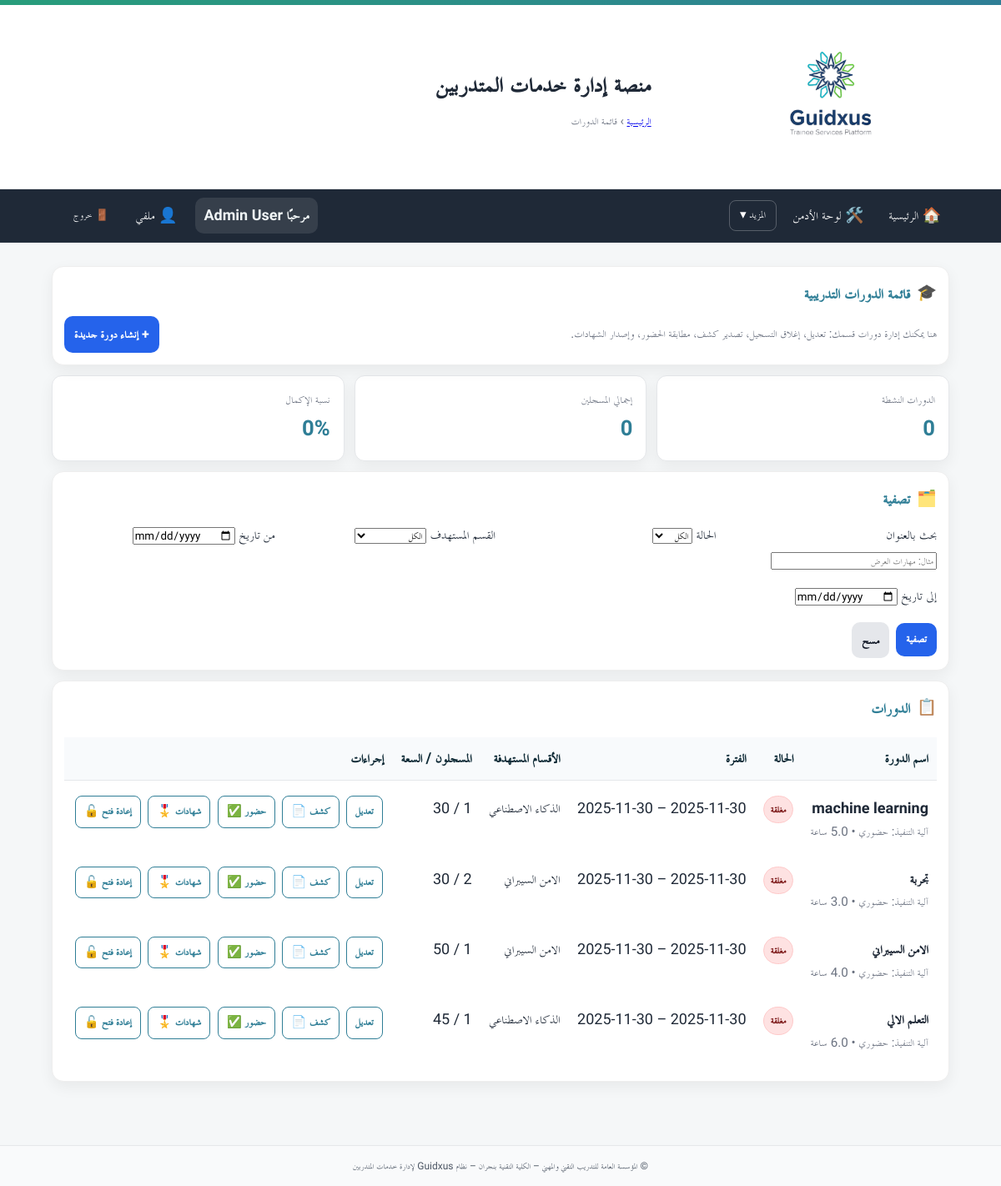
/hod/courses (signed in), run on the app's committed database.
### app/models.py (models this page shows)
class User(Base):
    __tablename__ = "users"
    id = Column(Integer, primary_key=True, autoincrement=True)
    full_name = Column(String(255), nullable=False)
    username = Column(String(100), unique=True, nullable=False, index=True)
    password_hash = Column(String(255), nullable=False)
    is_admin = Column(Boolean, default=False, nullable=False)   # سوبر أدمن (صلاحيات كاملة)
    is_college_admin = Column(Boolean, default=False, nullable=False)  # أدمن كلية (صلاحيات في نطاق كلية واحدة)
    college_admin_college = Column(String(255), nullable=True)  # الكلية التي يديرها أدمن الكلية
    is_hod = Column(Boolean, default=False, nullable=False)      # رئيس قسم؟
    is_doc = Column(Boolean, default=False, nullable=False)      # 👈 طبيب الكلية (جديد)
    hod_college = Column(String(255), nullable=True)             # كلية رئيس القسم (إن وُجد)
    is_active = Column(Boolean, default=True, nullable=False)
    must_change_password = Column(Boolean, default=True, nullable=False)  # يجب تغيير كلمة المرور عند أول دخول
    created_at = Column(DateTime, server_default=func.now(), nullable=False)
    updated_at = Column(DateTime, onupdate=func.now())
    headed_departments = relationship(
        "Department",
        back_populates="head_user",
        foreign_keys="Department.head_user_id",
        lazy="selectin",
    )

class Course(Base):
    __tablename__ = "courses"
    id = Column(Integer, primary_key=True, index=True, autoincrement=True)
    title = Column(String(255), nullable=False)
    description = Column(Text, nullable=True)
    provider = Column(String(255), nullable=True)           # الجهة المنفّذة (قسم/وحدة)
    provider_name = Column(String(255), nullable=True)      # اسم المنفّذ (الشخص)
    hours = Column(Float, nullable=False)
    mode = Column(String(50), nullable=False)               # 'in_person'/'online' ... الخ
    start_date = Column(Date, nullable=False)
    end_date = Column(Date, nullable=False)
    capacity = Column(Integer, default=30)
    registration_policy = Column(String(50), default="open")  # open|approval|waitlist
    prevent_duplicates = Column(Boolean, default=True)
    attendance_verification = Column(String(50), default="paper")  # paper|qr
    completion_threshold = Column(Integer, default=80)
    create_expected_roster = Column(Boolean, default=False)
    auto_issue_certificates = Column(Boolean, default=False)
    status = Column(String(50), default="published")  # draft|published|closed|finished
    created_at = Column(DateTime, server_default=func.now(), nullable=False)
    created_by_user_id = Column(Integer, nullable=True)
    targets = relationship(
        "CourseTargetDepartment",
        back_populates="course",
        cascade="all, delete-orphan",
        lazy="selectin",
    )
    enrollments = relationship(
        "CourseEnrollment",
        back_populates="course",
        cascade="all, delete-orphan",
        lazy="selectin",
    )
    __table_args__ = (
        Index("idx_courses_status", "status"),
        Index("idx_courses_range", "start_date", "end_date"),
    )

### app/routers/hod.py (the view)
@router.get("/courses")
def course_list(
    request: Request,
    q: str = Query("", description="بحث بعنوان الدورة"),
    status_filter: Optional[str] = Query(None, pattern=r"^(published|closed|finished)$"),
    date_from: Optional[date] = None,
    date_to: Optional[date] = None,
    db: Session = Depends(get_db),
    user: CurrentUser = Depends(require_hod_or_admin),
):
    q_courses = db.query(Course).options(selectinload(Course.targets))
    if not user.is_admin:
        if user.is_college_admin and user.college_admin_college:
            college_name = user.college_admin_college
            college_departments = db.query(Department).filter(Department.college == college_name).all()
            dept_names = [d.name for d in college_departments]
            if dept_names:
                q_courses = q_courses.join(CourseTargetDepartment).filter(CourseTargetDepartment.department_name.in_(dept_names)).distinct()
            else:
                q_courses = q_courses.filter(Course.id == -1)
        else:
            q_courses = q_courses.filter(Course.created_by_user_id == user.id)
    if status_filter:
        q_courses = q_courses.filter(Course.status == status_filter)
    if date_from:
        q_courses = q_courses.filter(Course.start_date >= date_from)
    if date_to:
        q_courses = q_courses.filter(Course.end_date <= date_to)
    if q.strip():
        q_courses = q_courses.filter(Course.title.ilike(f"%{q.strip()}%"))
    q_courses = q_courses.order_by(Course.start_date.desc(), Course.id.desc())
    courses = q_courses.all()
    course_targets: Dict[int, List[str]] = {}
    if _ctd_uses_name():
        for c in courses:
            names = [t.department_name for t in c.targets if t.department_name]
            seen = set()
            course_targets[c.id] = [n for n in names if not (n in seen or seen.add(n))]
    else:
        dep_map = {d.id: d.name for d in db.query(Department).all()}
        for c in courses:
            names = [dep_map.get(t.department_id, "") for t in c.targets]
            seen = set()
            course_targets[c.id] = [n for n in names if n and not (n in seen or seen.add(n))]
    counts_rows = db.execute(text("""SELECT course_id, COUNT(*) AS cnt FROM course_enrollments GROUP BY course_id""")).fetchall()
    counts_map = {row[0]: int(row[1]) for row in counts_rows}
    for c in courses:
        setattr(c, "registered_count", counts_map.get(c.id, 0))
    dep_query = db.query(Department)
    if user.is_hod and user.hod_college:
        dep_query = dep_query.filter(Department.college == user.hod_college)
    elif user.is_college_admin and user.college_admin_college:
        dep_query = dep_query.filter(Department.college == user.college_admin_college)
    departments = dep_query.order_by(Department.name.asc()).all()
    owner_scope = db.query(Course)
    if not user.is_admin:
        owner_scope = owner_scope.filter(Course.created_by_user_id == user.id)
    kpis = {
        "total_active": owner_scope.filter(Course.status == "published").count(),
        "running_now": owner_scope.filter(and_(Course.start_date <= func.current_date(), Course.end_date >= func.current_date())).count(),
        "pending_attendance": 0,
    }
    return templates.TemplateResponse(
        "hod/course_list.html",
        {"request": request, "current_user": user, "courses": courses, "course_targets": course_targets, "departments": departments, "filters": {"q": q, "status_filter": status_filter, "date_from": date_from, "date_to": date_to}, "kpis": kpis},
    )

### app/templates/hod/course_list.html (shortened to what this page needs)
{% extends "base.html" %}
{% block breadcrumb %}
  <a href="/hod/">الرئيسية</a> › <span>قائمة الدورات</span>
{% endblock %}
{% block content %}
{% set kpis = (kpis if kpis is defined and kpis else {'total_active':0,'total_enrolled':0,'completion_rate':0}) %}
{% set courses = (courses if courses is defined else []) %}
{% set course_targets = (course_targets if course_targets is defined else {}) %}
{% set departments = (departments if departments is defined else []) %}
{% set filters = (filters if filters is defined else {'q':'','status_filter':'','department_id':'','date_from':'','date_to':''}) %}
<section class="card card-prestige">
  <div class="card-head">
    <div class="card-icon">🎓</div>
    <h3>قائمة الدورات التدريبية</h3>
  </div>
  <div class="inline" style="justify-content:space-between;align-items:center;">
    <div class="muted">هنا يمكنك إدارة دورات قسمك: تعديل، إغلاق التسجيل، تصدير كشف، مطابقة الحضور، وإصدار الشهادات.</div>
    <a class="btn btn-primary" href="/hod/courses/new">+ إنشاء دورة جديدة</a>
  </div>
</section>
<section class="kpi-row">
  <div class="kpi-card"><div class="kpi-label">الدورات النشطة</div><div class="kpi-value">{{ kpis.total_active or 0 }}</div></div>
  <div class="kpi-card"><div class="kpi-label">إجمالي المسجلين</div><div class="kpi-value">{{ kpis.total_enrolled or 0 }}</div></div>
  <div class="kpi-card"><div class="kpi-label">نسبة الإكمال</div><div class="kpi-value">{{ kpis.completion_rate or 0 }}%</div></div>
</section>
<section class="card card-prestige">
  <div class="card-head">
    <div class="card-icon">🗂️</div>
    <h3>تصفية</h3>
  </div>
  <form class="filter-form" method="get" action="/hod/courses">
    <div class="grid">
      <label>بحث بالعنوان
        <input type="text" name="q" value="{{ filters.q or '' }}" placeholder="مثال: مهارات العرض">
      </label>
      <label>الحالة
        <select name="status_filter">
          <option value="" {{ 'selected' if not filters.status_filter }}>الكل</option>
        </select>
      </label>
      <label>القسم المستهدف
        <select name="department_id">
          <option value="" {{ 'selected' if not filters.department_id }}>الكل</option>
        </select>
      </label>
      <label>من تاريخ <input type="date" name="date_from" value="{{ filters.date_from or '' }}"></label>
      <label>إلى تاريخ <input type="date" name="date_to" value="{{ filters.date_to or '' }}"></label>
    </div>
    <div class="actions">
      <button class="btn btn-primary" type="submit">تصفية</button>
      <a class="btn btn-secondary" href="/hod/courses">مسح</a>
    </div>
  </form>
</section>
<section class="card card-prestige">
  <div class="card-head">
    <div class="card-icon">📋</div>
    <h3>الدورات</h3>
  </div>
  {% if not courses %}
    <div class="muted">لا توجد دورات مطابقة للبحث الحالي. ابدأ بإنشاء دورة جديدة.</div>
  {% else %}
  <div class="table-wrap">
    <table class="tbl">
      <thead>
        <tr>
          <th>اسم الدورة</th>
          <th>الحالة</th>
          <th>الفترة</th>
          <th>الأقسام المستهدفة</th>
          <th>المسجلون / السعة</th>
          <th>إجراءات</th>
        </tr>
      </thead>
      <tbody>
        {% for c in courses %}
        <tr>
          <td class="title-cell">
            <div class="title">{{ c.title }}</div>
            <div class="sub muted">
              آلية التنفيذ:
              {% set mode_val = c.mode or '' %}
              {% if mode_val in ['in_person','حضوري','حضوري '] %}حضوري
              {% elif mode_val in ['remote','online','عن بُعد','عن بعد'] %}عن بُعد
              {% else %}—{% endif %}
              • {{ c.hours or 0 }} ساعة
            </div>
          </td>
          <td>
            {% if c.status=='published' %}<span class="badge badge-live">منشورة</span>
            {% elif c.status=='draft' %}<span class="badge badge-draft">مسودة</span>
            {% elif c.status=='finished' %}<span class="badge badge-finished">منتهية</span>
            {% else %}<span class="badge badge-closed">مغلقة</span>{% endif %}
          </td>
          <td>{{ c.start_date }} – {{ c.end_date }}</td>
          <td class="t-wrap">
            {% set targets = course_targets.get(c.id, []) %}
            {% if targets and targets|length > 0 %}{{ targets|join('، ') }}
            {% else %}<span class="muted">غير محدد</span>{% endif %}
          </td>
          <td>{{ c.registered_count if c.registered_count is defined else 0 }} / {{ c.capacity or '—' }}</td>
          <td class="actions-cell">
            <a class="btn btn-xs" href="/hod/courses/{{ c.id }}/edit">تعديل</a>
            <a class="btn btn-xs" href="/hod/courses/{{ c.id }}/roster.pdf?download=1">كشف 📄</a>
            <a class="btn btn-xs" href="/hod/attendance/{{ c.id }}">حضور ✅</a>
            <a class="btn btn-xs" href="/hod/certificates/issue?course_id={{ c.id }}">شهادات 🎖️</a>
            {% if c.status!='closed' %}
              <a class="btn btn-xs danger" href="/hod/courses/{{ c.id }}/close">إغلاق 🔒</a>
            {% elif current_user.is_admin and c.status=='closed' %}
              <a class="btn btn-xs warning" href="/hod/courses/{{ c.id }}/reopen">إعادة فتح 🔓</a>
            {% endif %}
          </td>
        </tr>
        {% endfor %}
      </tbody>
    </table>
  </div>
  {% endif %}
</section>
{% endblock %}

### app/templates/base.html (shortened to what this page needs)
<!doctype html>
<html lang="ar" dir="rtl">
<head>
  <link rel="stylesheet" href="/static/css/app.css">
  <link rel="stylesheet" href="/static/css/custom.css">
</head>
<body>
  <header class="site-header">
    <div class="topband"></div>
    <div class="header-inner">
      {% if ui_logo_url %}
        <img src="{{ ui_logo_url }}" alt="{{ app_name or 'Logo' }}" class="logo">
      {% else %}
        <img src="/static/images/logo.jpg" alt="{{ app_name or 'Logo' }}" class="logo">
      {% endif %}
      <div class="titles">
        <h1 class="site-title">{{ app_name or "منصة إدارة خدمات المتدربين" }}</h1>
        <div class="breadcrumb">{% block breadcrumb %}{% endblock %}</div>
      </div>
    </div>
  </header>
  <nav class="main-nav">
    <div class="nav-inner">
      <a href="/">🏠 الرئيسية</a>
      {% set cu = request.session.get('user') %}
      {% set display_name = (cu.get('full_name') if cu and cu.get('full_name') else (cu.get('username') if cu and cu.get('username') else 'مستخدم')) %}
      {% if cu %}
        {% if cu.get('is_admin') %}
          <a href="/admin/">🛠️ لوحة الأدمن</a>
          <div class="nav-more">
            <button type="button">المزيد ▾</button>
          </div>
        {% endif %}
        <div class="navbar-right">
          <span class="greeting">مرحبًا {{ display_name }}</span>
          <a href="/profile/" class="btn-link" title="ملفي الشخصي">👤 ملفي</a>
          <form method="post" action="/auth/logout" style="margin:0;">
            <button class="btn-link btn-logout" title="تسجيل الخروج">🚪 خروج</button>
          </form>
        </div>
      {% else %}
        <div class="nav-spacer"></div>
        <a href="/auth/login">🔐 تسجيل الدخول</a>
      {% endif %}
    </div>
  </nav>
  <main class="container">
    {% block content %}{% endblock %}
  </main>
  <footer class="site-footer">
    <div class="container">
      <small>
        {{ ui_footer or "© المؤسسة العامة للتدريب التقني والمهني – الكلية التقنية بنجران – نظام Guidxus لإدارة خدمات المتدربين" }}
      </small>
    </div>
  </footer>
</body>
</html>

### data on the page
User: full_name "Admin User"
Course: title "machine learning", mode "حضوري", status "مغلقة", end_date "2025-11-30", targets "الذكاء الاصطناعي", capacity "30"
Course: title "تجربة", mode "حضوري", status "مغلقة", end_date "2025-11-30", targets "الامن السيبراني", capacity "30"
Course: title "الامن السيبراني", mode "حضوري", status "مغلقة", end_date "2025-11-30", capacity "50"
Course: title "التعلم الالي", mode "حضوري", status "مغلقة", end_date "2025-11-30", targets "الذكاء الاصطناعي", capacity "45"

### other printed values
{{ app_name or "منصة إدارة خدمات المتدربين" }} "منصة إدارة خدمات المتدربين"
{{ kpis.total_active or 0 }} "0"
{{ kpis.total_enrolled or 0 }} "0"
{{ kpis.completion_rate or 0 }} "0"
